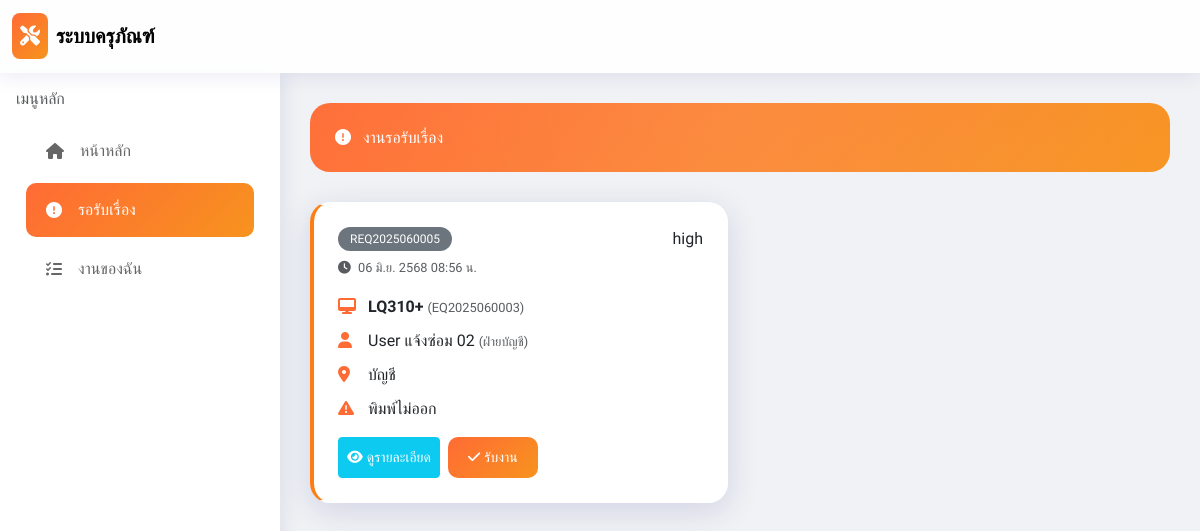
Screenshot of /pending_repairs.php (signed in) with the database file from the repository.
### tables this page shows
CREATE TABLE `repair_requests` (
  `id` int(11) NOT NULL,
  `request_code` varchar(50) NOT NULL,
  `equipment_id` int(11) DEFAULT NULL,
  `user_id` int(11) DEFAULT NULL,
  `maintenance_team_id` int(11) DEFAULT NULL,
  `technician_id` int(11) DEFAULT NULL,
  `problem_description` text NOT NULL,
  `urgency` enum('low','medium','high','urgent') DEFAULT 'medium',
  `status` enum('pending','assigned','in_progress','completed','cancelled') DEFAULT 'pending',
  `repair_start_date` datetime DEFAULT NULL,
  `repair_end_date` datetime DEFAULT NULL,
  `solution` text DEFAULT NULL,
  `notes` text DEFAULT NULL,
  `created_at` timestamp NOT NULL DEFAULT current_timestamp(),
  `updated_at` timestamp NOT NULL DEFAULT current_timestamp() ON UPDATE current_timestamp()
);

CREATE TABLE `equipment` (
  `id` int(11) NOT NULL,
  `code` varchar(100) NOT NULL,
  `name` varchar(255) NOT NULL,
  `category_id` int(11) DEFAULT NULL,
  `department_id` int(11) DEFAULT NULL,
  `brand` varchar(255) DEFAULT NULL,
  `model` varchar(255) DEFAULT NULL,
  `serial_number` varchar(255) DEFAULT NULL,
  `purchase_date` date DEFAULT NULL,
  `warranty_expire` date DEFAULT NULL,
  `status` enum('normal','repairing','damaged','retired') DEFAULT 'normal',
  `location` varchar(255) DEFAULT NULL,
  `description` text DEFAULT NULL,
  `created_at` timestamp NOT NULL DEFAULT current_timestamp(),
  `updated_at` timestamp NOT NULL DEFAULT current_timestamp() ON UPDATE current_timestamp()
);

CREATE TABLE `users` (
  `id` int(11) NOT NULL,
  `username` varchar(100) NOT NULL,
  `password` varchar(255) NOT NULL,
  `fullname` varchar(255) NOT NULL,
  `email` varchar(255) DEFAULT NULL,
  `phone` varchar(20) DEFAULT NULL,
  `role` enum('admin','user','technician') NOT NULL,
  `department_id` int(11) DEFAULT NULL,
  `maintenance_team_id` int(11) DEFAULT NULL,
  `is_active` tinyint(1) DEFAULT 1,
  `created_at` timestamp NOT NULL DEFAULT current_timestamp(),
  `updated_at` timestamp NOT NULL DEFAULT current_timestamp() ON UPDATE current_timestamp()
);

CREATE TABLE `departments` (
  `id` int(11) NOT NULL,
  `name` varchar(255) NOT NULL,
  `description` text DEFAULT NULL,
  `created_at` timestamp NOT NULL DEFAULT current_timestamp(),
  `updated_at` timestamp NOT NULL DEFAULT current_timestamp() ON UPDATE current_timestamp()
);

### config/database.php (called while the page is built, shortened)
<?php
function formatDateThai($date) {
    $thai_months = array(
        1 => 'ม.ค.', 2 => 'ก.พ.', 3 => 'มี.ค.', 4 => 'เม.ย.',
        5 => 'พ.ค.', 6 => 'มิ.ย.', 7 => 'ก.ค.', 8 => 'ส.ค.',
        9 => 'ก.ย.', 10 => 'ต.ค.', 11 => 'พ.ย.', 12 => 'ธ.ค.'
    );
    $timestamp = strtotime($date);
    $day = date('d', $timestamp);
    $month = (int)date('m', $timestamp);
    $year = date('Y', $timestamp) + 543;
    $time = date('H:i', $timestamp);
    if ($time == '00:00') {
        return $day . ' ' . $thai_months[$month] . ' ' . $year;
    } else {
        return $day . ' ' . $thai_months[$month] . ' ' . $year . ' ' . $time . ' น.';
    }
}
function getUrgencyBadge($urgency) {
    $badges = array(
        'low' => '<span class="badge bg-success">ต่ำ</span>',
        'medium' => '<span class="badge bg-warning">ปานกลาง</span>',
        'high' => '<span class="badge bg-danger">สูง</span>',
        'urgent' => '<span class="badge bg-danger">เร่งด่วน</span>'
    );
    return isset($badges[$urgency]) ? $badges[$urgency] : $urgency;
}
?>

### pending_repairs.php (the view, shortened to what this page needs)
<?php
require_once 'config/database.php';
$conn = connectDB();
$team_id = $_SESSION['maintenance_team_id'];
$sql = "SELECT r.*, e.name as equipment_name, e.code as equipment_code, e.location,
        u.fullname as requester_name, d.name as department_name
        FROM repair_requests r
        LEFT JOIN equipment e ON r.equipment_id = e.id
        LEFT JOIN users u ON r.user_id = u.id
        LEFT JOIN departments d ON u.department_id = d.id
        WHERE r.maintenance_team_id = $team_id AND r.status = 'pending'
        ORDER BY
            CASE r.urgency
                WHEN 'urgent' THEN 1
                WHEN 'high' THEN 2
                WHEN 'medium' THEN 3
                WHEN 'low' THEN 4
            END,
            r.created_at ASC";
$result = mysqli_query($conn, $sql);
?>
<!DOCTYPE html>
<html lang="th">
<head>
    <link href="https://cdn.jsdelivr.net/npm/bootstrap@5.3.0/dist/css/bootstrap.min.css" rel="stylesheet">
    <link rel="stylesheet" href="https://cdnjs.cloudflare.com/ajax/libs/font-awesome/6.4.0/css/all.min.css">
    <script src="https://cdn.tailwindcss.com"></script>
</head>
<body>
    <nav class="navbar navbar-expand-lg navbar-glass sticky-top">
        <div class="container-fluid">
            <a class="navbar-brand d-flex align-items-center" href="index.php">
                <div class="gradient-bg text-white p-2 rounded-3 me-2">
                    <i class="fas fa-tools"></i>
                </div>
                <span class="fw-bold">ระบบครุภัณฑ์</span>
            </a>
        </div>
    </nav>
    <div class="d-flex">
        <div class="sidebar" style="width: 280px;">
            <div class="p-3">
                <h6 class="text-muted mb-3">เมนูหลัก</h6>
                <a href="index.php" class="sidebar-item">
                    <i class="fas fa-home me-3"></i> หน้าหลัก
                </a>
                <a href="pending_repairs.php" class="sidebar-item active">
                    <i class="fas fa-exclamation-circle me-3"></i> รอรับเรื่อง
                </a>
                <a href="my_assignments.php" class="sidebar-item">
                    <i class="fas fa-tasks me-3"></i> งานของฉัน
                </a>
            </div>
        </div>
        <div class="flex-grow-1 content-area">
            <div class="page-header">
                <h4 class="mb-0">
                    <i class="fas fa-exclamation-circle me-2"></i>
                    งานรอรับเรื่อง
                </h4>
            </div>
            <div class="row">
                <?php if (mysqli_num_rows($result) == 0): ?>
                    <div class="col-12">
                        <div class="glass-card p-5 text-center">
                            <i class="fas fa-clipboard-check fa-4x text-muted mb-3"></i>
                            <h5 class="text-muted">ไม่มีงานรอรับเรื่อง</h5>
                            <p class="text-muted">ขณะนี้ไม่มีงานซ่อมใหม่สำหรับทีมของคุณ</p>
                        </div>
                    </div>
                <?php else: ?>
                    <?php while ($row = mysqli_fetch_assoc($result)): ?>
                        <div class="col-md-6 mb-4">
                            <div class="glass-card repair-card <?php echo $row['urgency']; ?> p-4">
                                <div class="d-flex justify-content-between align-items-start mb-3">
                                    <div>
                                        <h5 class="mb-1">
                                            <span class="badge bg-secondary"><?php echo $row['request_code']; ?></span>
                                        </h5>
                                        <small class="text-muted">
                                            <i class="fas fa-clock me-1"></i>
                                            <?php echo formatDateThai($row['created_at']); ?>
                                        </small>
                                    </div>
                                    <div>
                                        <?php echo getUrgencyBadge($row['urgency']); ?>
                                    </div>
                                </div>
                                <div class="info-item">
                                    <i class="fas fa-desktop"></i>
                                    <div>
                                        <strong><?php echo $row['equipment_name']; ?></strong>
                                        <small class="text-muted">(<?php echo $row['equipment_code']; ?>)</small>
                                    </div>
                                </div>
                                <div class="info-item">
                                    <i class="fas fa-user"></i>
                                    <div>
                                        <?php echo $row['requester_name']; ?>
                                        <small class="text-muted">(<?php echo $row['department_name']; ?>)</small>
                                    </div>
                                </div>
                                <div class="info-item">
                                    <i class="fas fa-map-marker-alt"></i>
                                    <div><?php echo $row['location'] ?: 'ไม่ระบุ'; ?></div>
                                </div>
                                <div class="info-item">
                                    <i class="fas fa-exclamation-triangle"></i>
                                    <div>
                                        <?php
                                        $problem = $row['problem_description'];
                                        echo mb_strlen($problem) > 100 ? mb_substr($problem, 0, 100) . '...' : $problem;
                                        ?>
                                    </div>
                                </div>
                                <div class="mt-3 d-flex gap-2">
                                    <button class="btn btn-info btn-sm text-white"
                                            onclick="viewDetail(<?php echo htmlspecialchars(json_encode($row)); ?>)">
                                        <i class="fas fa-eye me-1"></i>ดูรายละเอียด
                                    </button>
                                    <form method="POST" action="" style="display: inline;">
                                        <button type="submit" class="btn btn-orange btn-sm"
                                                onclick="return confirm('ยืนยันการรับงานซ่อมนี้?')">
                                            <i class="fas fa-check me-1"></i>รับงาน
                                        </button>
                                    </form>
                                </div>
                            </div>
                        </div>
                    <?php endwhile; ?>
                <?php endif; ?>
            </div>
        </div>
    </div>
</body>
</html>

### pending_repairs.php (style rules this page uses)
body { font-family: 'Prompt', sans-serif; background: #f0f2f5; }
.gradient-bg { background: linear-gradient(135deg, #ff6b35 0%, #f7931e 100%); }
.glass-card { background: rgba(255, 255, 255, 0.95); backdrop-filter: blur(20px); -webkit-backdrop-filter: blur(20px); border-radius: 20px; border: 1px solid rgba(255, 255, 255, 0.3); box-shadow: 0 8px 32px 0 rgba(31, 38, 135, 0.15); transition: all 0.3s ease; }
.navbar-glass { background: rgba(255, 255, 255, 0.9); backdrop-filter: blur(20px); -webkit-backdrop-filter: blur(20px); border-bottom: 1px solid rgba(255, 255, 255, 0.3); box-shadow: 0 2px 20px 0 rgba(31, 38, 135, 0.1); }
.btn-orange { background: linear-gradient(135deg, #ff6b35 0%, #f7931e 100%); color: white; border: none; border-radius: 10px; padding: 10px 20px; transition: all 0.3s ease; }
.sidebar { background: rgba(255, 255, 255, 0.95); backdrop-filter: blur(20px); -webkit-backdrop-filter: blur(20px); box-shadow: 2px 0 20px 0 rgba(31, 38, 135, 0.1); min-height: calc(100vh - 70px); }
.sidebar-item { padding: 15px 20px; color: #666; text-decoration: none; display: flex; align-items: center; transition: all 0.3s ease; border-radius: 10px; margin: 5px 10px; }
.sidebar-item.active { background: linear-gradient(135deg, #ff6b35 0%, #f7931e 100%); color: white; }
.content-area { padding: 30px; }
.page-header { background: linear-gradient(135deg, #ff6b35 0%, #f7931e 100%); color: white; border-radius: 20px; padding: 25px; margin-bottom: 30px; position: relative; overflow: hidden; }
.page-header::before { content: ''; position: absolute; top: -50%; right: -50%; width: 200%; height: 200%; background: radial-gradient(circle, rgba(255, 255, 255, 0.1) 0%, transparent 70%); animation: pulse 3s ease-in-out infinite; }
.badge { padding: 6px 12px; font-weight: 500; border-radius: 20px; }
.repair-card { border-left: 4px solid transparent; transition: all 0.3s ease; }
.repair-card.high { border-left-color: #fd7e14; }
.info-item { display: flex; align-items: start; margin-bottom: 10px; }
.info-item i { width: 20px; color: #ff6b35; margin-right: 10px; margin-top: 3px; }

### rows the page displays
repair_requests: request_code "REQ2025060005", created_at "06 มิ.ย. 2568 08:56 น.", urgency "high", equipment.name "LQ310+", equipment.code "EQ2025060003", user.fullname "User แจ้งซ่อม 02", departments.name "ฝ่ายบัญชี", equipment.location "บัญชี", problem_description "พิมพ์ไม่ออก"
